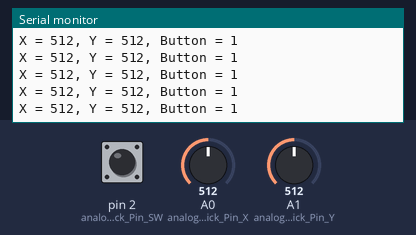
A sketch run on a simulated Arduino Uno, built with avr-gcc and run on an emulated ATmega328P. Parts: the last lines printed to the serial monitor. Inputs (shaded band) come from the test bench; at power-on: A0 (analogJoystick_Pin_X) = 512, A1 (analogJoystick_Pin_Y) = 512, pin 2 (analogJoystick_Pin_SW) HIGH.

Above: at 1.2 s.
1.3 s: A0 (analogJoystick_Pin_X) set to 716
At 1.32 s:
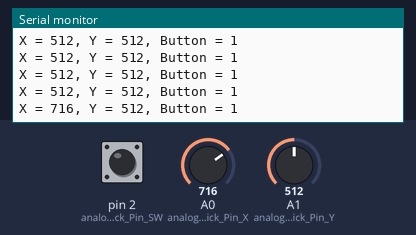
2.8 s: A1 (analogJoystick_Pin_Y) set to 716
At 2.83 s:
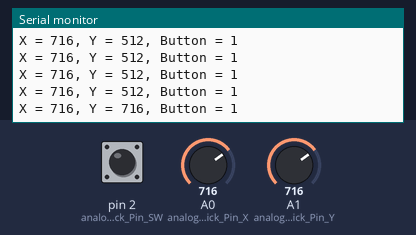
4.3 s: pin 2 (analogJoystick_Pin_SW) pulled LOW for 0.15 s
At 4.34 s:
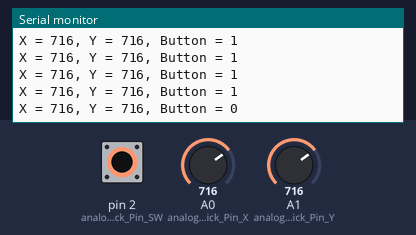
5.9 s: A0 (analogJoystick_Pin_X) set to 900
At 5.95 s:
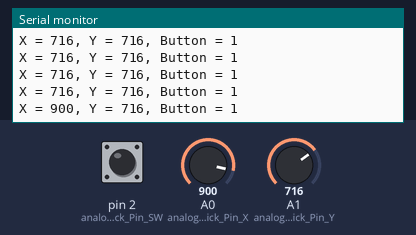
7.4 s: A1 (analogJoystick_Pin_Y) set to 0
At 7.46 s:
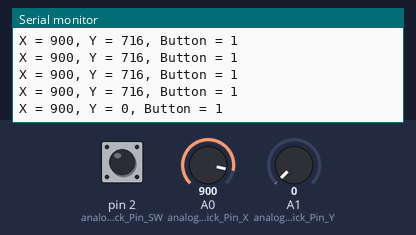
10.4 s: pin 2 (analogJoystick_Pin_SW) pulled LOW for 1 s
At 10.48 s:
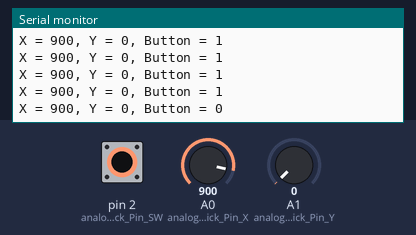
Timing chart, 0 to 13.4 s (numbered marks = the images above; inputs shaded):
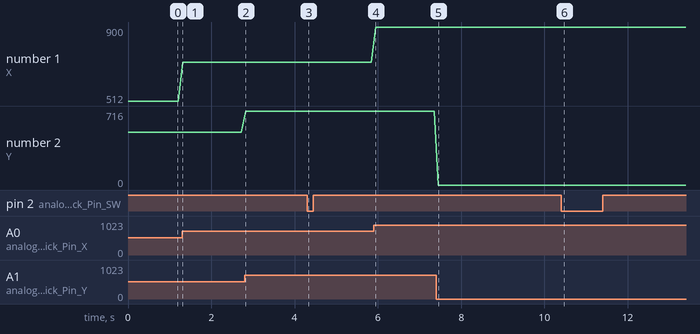

The sketch:

IDE_JOYSTICK_Test_01.ino
```cpp
////////////////////////////////////////////////////////////////////////////////////////
// OVERVIEW
////////////////////////////////////////////////////////////////////////////////////////
/*
DESCRIPTION: Analog Joystick demo code.
*/


////////////////////////////////////////////////////////////////////////////////////////
// INCLUDES
////////////////////////////////////////////////////////////////////////////////////////

#include <Arduino.h>
#include <stdio.h>
#include <stdlib.h>
#include <string.h>
#include <math.h>

using namespace std;

////////////////////////////////////////////////////////////////////////////////////////
// PROTOTYPES
////////////////////////////////////////////////////////////////////////////////////////

////////////////////////////////////////////////////////////////////////////////////////
// DEFINES AND MACROS
////////////////////////////////////////////////////////////////////////////////////////

// pin definitions for analog joystick
const int analogJoystick_Pin_X  = A0;   // 14
const int analogJoystick_Pin_Y  = A1;   // 15
const int analogJoystick_Pin_SW = PD2;  // 2

////////////////////////////////////////////////////////////////////////////////////////
// STRUCTS AND CLASSES
////////////////////////////////////////////////////////////////////////////////////////


////////////////////////////////////////////////////////////////////////////////////////
// GLOBALS
////////////////////////////////////////////////////////////////////////////////////////

////////////////////////////////////////////////////////////////////////////////////////
// FUNCTIONS
////////////////////////////////////////////////////////////////////////////////////////

void setup()
{
// the setup function runs once when you press reset or power the board

// initialize serial port
Serial.begin(115200);
Serial.write( "\n\rSetup.\n\r" );

// initialize pin directions
pinMode(analogJoystick_Pin_X,  INPUT);
pinMode(analogJoystick_Pin_Y,  INPUT);
pinMode(analogJoystick_Pin_SW, INPUT_PULLUP);

} // end setup

////////////////////////////////////////////////////////////////////////////////////////

void loop()
{
// print something...
//Serial.write( "\n\rLoop..." );

// read analog voltages and button state
int analogJoystick_X  = analogRead( analogJoystick_Pin_X );
int analogJoystick_Y  = analogRead( analogJoystick_Pin_Y );
int analogJoystick_SW = digitalRead( analogJoystick_Pin_SW );

// print out the results
static char stringBuffer[ 64 ];
sprintf( stringBuffer, "\n\rX = %d, Y = %d, Button = %d", analogJoystick_X, analogJoystick_Y, analogJoystick_SW );

Serial.write( stringBuffer );

// pause a moment
delay( 100 );

} // end loop

////////////////////////////////////////////////////////////////////////////////////////
```

Measured:
- after the input at 1.3 s, the serial monitor: prints a new line at once (image 1)
- after the input at 2.8 s, the serial monitor: prints a new line at once (image 2)
- after the input at 4.3 s, the serial monitor: prints a new line at once (image 3)
- after the input at 5.9 s, the serial monitor: prints a new line after 0.05 s (image 4)
- after the input at 7.4 s, the serial monitor: prints a new line after 0.06 s (image 5)
- after the input at 10.4 s, the serial monitor: prints a new line after 0.08 s (image 6)
- plotted number 1: 512 → 716 after the input at 1.3 s, 716 → 900 after the input at 5.9 s
